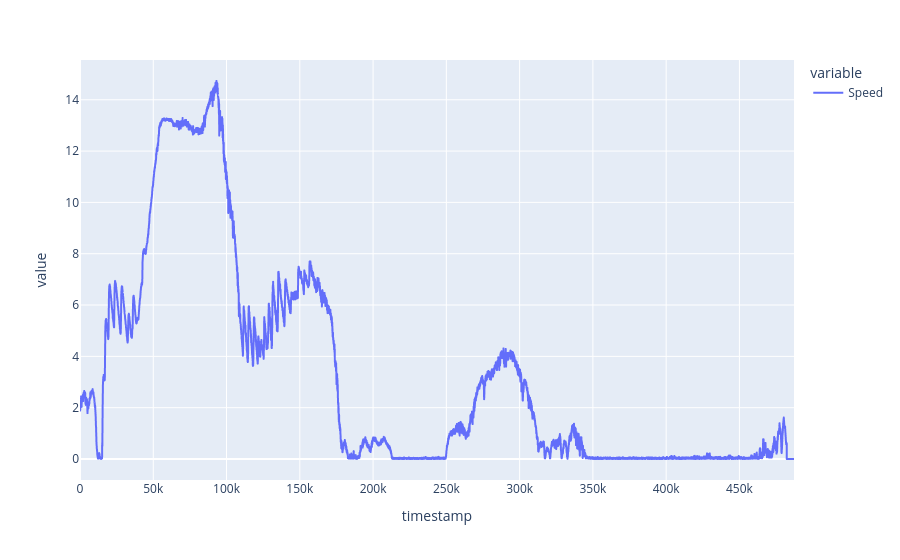

The code cell stored with this chart in its notebook:
### Code cell
px.line(df.Speed)

### Figure 1 — Plotly figure (JSON) as saved in the notebook; plotly's stock layout.template omitted (floating-point values rounded to 4 significant figures; data arrays with more than 128 entries replaced by an {"elided": "..."} marker saying what was removed)
{"data": [{"hovertemplate": "variable=Speed<br>timestamp=%{x}<br>value=%{y}<extra></extra>", "legendgroup": "Speed", "line": {"color": "#636efa", "dash": "solid"}, "marker": {"symbol": "circle"}, "mode": "lines", "name": "Speed", "showlegend": true, "type": "scattergl", "x": {"elided": "12182 int values"}, "xaxis": "x", "y": {"elided": "12182 float values"}, "yaxis": "y"}], "layout": {"legend": {"title": {"text": "variable"}, "tracegroupgap": 0}, "margin": {"t": 60}, "xaxis": {"anchor": "y", "domain": [0, 1], "title": {"text": "timestamp"}}, "yaxis": {"anchor": "x", "domain": [0, 1], "title": {"text": "value"}}}}
